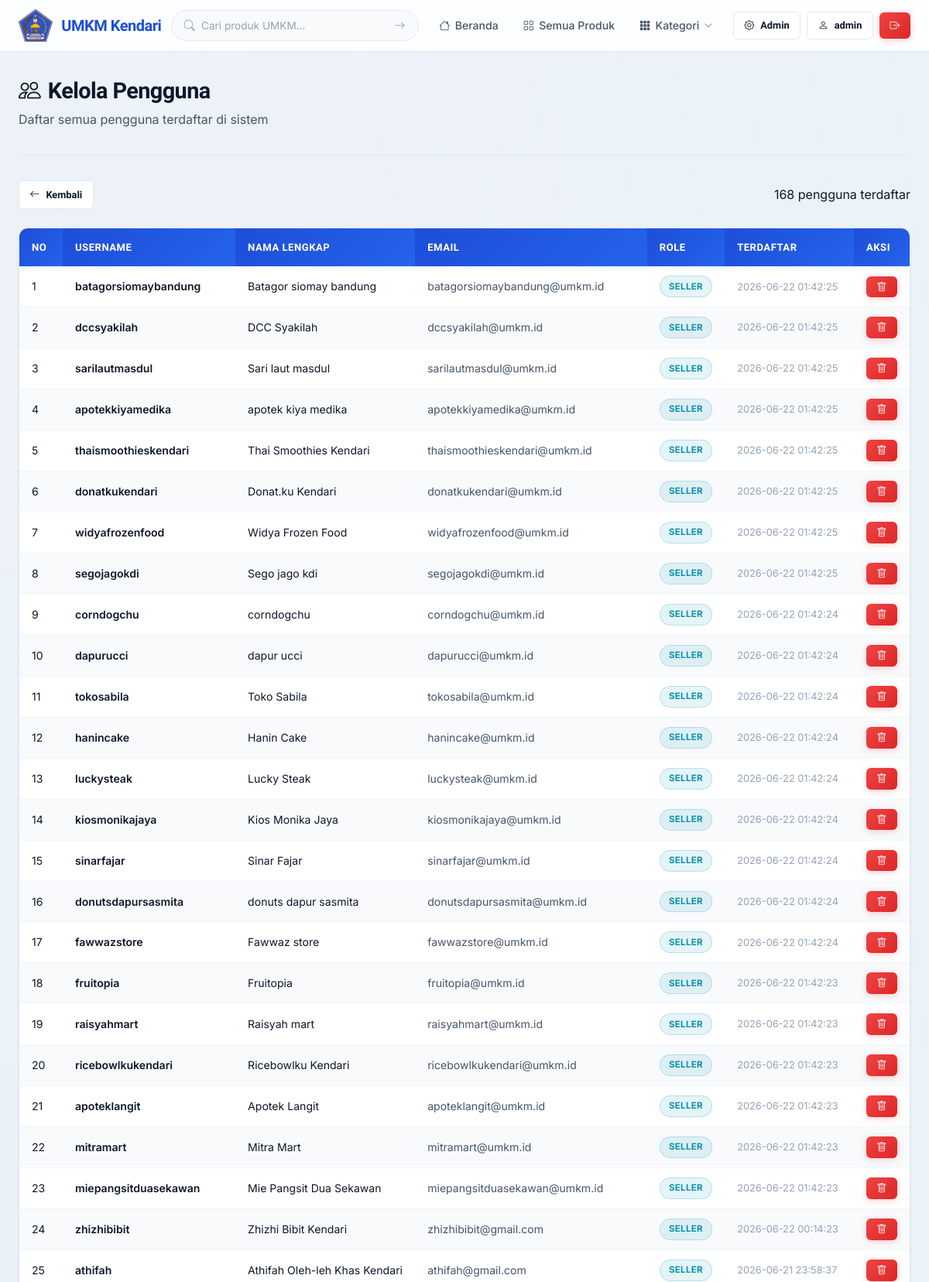
Page /admin/users (signed in, upper part) on the committed database.
### tables this page shows
CREATE TABLE users (
            id INTEGER PRIMARY KEY AUTOINCREMENT,
            username TEXT UNIQUE NOT NULL,
            email TEXT UNIQUE NOT NULL,
            password_hash TEXT NOT NULL,
            role TEXT NOT NULL DEFAULT 'buyer' CHECK(role IN ('admin','seller','buyer')),
            nama_lengkap TEXT NOT NULL,
            alamat TEXT DEFAULT '',
            no_telepon TEXT DEFAULT '',
            created_at TIMESTAMP DEFAULT CURRENT_TIMESTAMP
        );

### routes/admin.py (the view)
@admin_bp.route('/users')
@admin_required
def kelola_users():
    users = User.get_all()
    kategori_list = Kategori.get_all()
    return render_template('admin/users.html', users=users, kategori_list=kategori_list)

### models/database.py (called while the page is built)
def get_db():
    from flask import g
    if 'db' not in g:
        g.db = sqlite3.connect(DATABASE)
        g.db.row_factory = sqlite3.Row
        g.db.execute("PRAGMA foreign_keys = ON")
    return g.db

### models/kategori.py (called while the page is built)
    @staticmethod
    def get_all():
        db = get_db()
        rows = db.execute('SELECT * FROM kategori ORDER BY nama').fetchall()
        return [Kategori(**dict(row)) for row in rows]

### models/user.py (called while the page is built)
    @staticmethod
    def get_by_id(user_id):
        db = get_db()
        row = db.execute('SELECT * FROM users WHERE id = ?', (user_id,)).fetchone()
        if row:
            return User(**dict(row))
        return None

    @staticmethod
    def get_all():
        db = get_db()
        rows = db.execute('SELECT * FROM users ORDER BY created_at DESC').fetchall()
        return [User(**dict(row)) for row in rows]

### routes/admin.py (called while the page is built)
def admin_required(f):
    @wraps(f)
    @login_required
    def decorated_function(*args, **kwargs):
        if current_user.role != 'admin':
            flash('Akses ditolak. Anda bukan admin.', 'danger')
            return redirect(url_for('main.index'))
        return f(*args, **kwargs)
    return decorated_function

### templates/admin/users.html (shortened to what this page needs)
{% extends "base.html" %}
{% block content %}
<div class="container">
    <div class="dashboard-header">
        <h1><i class="bi bi-people"></i> Kelola Pengguna</h1>
        <p>Daftar semua pengguna terdaftar di sistem</p>
    </div>
    <div class="action-bar">
        <a href="{{ url_for('admin.dashboard') }}" class="btn btn-secondary btn-sm">
            <i class="bi bi-arrow-left"></i> Kembali
        </a>
        <span class="rating-count">{{ users|length }} pengguna terdaftar</span>
    </div>
    {% if users %}
    <div class="table-wrapper">
        <table>
            <thead>
                <tr>
                    <th>No</th>
                    <th>Username</th>
                    <th>Nama Lengkap</th>
                    <th>Email</th>
                    <th>Role</th>
                    <th>Terdaftar</th>
                    <th>Aksi</th>
                </tr>
            </thead>
            <tbody>
                {% for user in users %}
                <tr>
                    <td>{{ loop.index }}</td>
                    <td style="font-weight: 600;">{{ user.username }}</td>
                    <td>{{ user.nama_lengkap }}</td>
                    <td style="color: var(--text-secondary);">{{ user.email }}</td>
                    <td>
                        <span class="role-badge {{ user.role }}">{{ user.role|upper }}</span>
                    </td>
                    <td style="color: var(--text-muted); font-size: 0.8rem;">{{ user.created_at }}</td>
                    <td>
                        {% if user.id != current_user.id %}
                        <form method="POST" action="{{ url_for('admin.delete_user', user_id=user.id) }}" class="swal-delete-form" data-name="{{ user.username }}">
                            <button type="button" class="btn btn-danger btn-sm" onclick="swalDelete(this)"><i class="bi bi-trash"></i></button>
                        </form>
                        {% else %}
                        <span class="rating-count">Anda</span>
                        {% endif %}
                    </td>
                </tr>
                {% endfor %}
            </tbody>
        </table>
    </div>
    {% else %}
    <div class="empty-state">
        <i class="bi bi-people"></i>
        <p>Belum ada pengguna terdaftar</p>
    </div>
    {% endif %}
</div>
{% endblock %}

### templates/base.html (shortened to what this page needs)
<!DOCTYPE html>
<html lang="id">
<head>
    <link rel="stylesheet" href="{{ url_for('static', filename='css/style.css') }}">
    <link rel="stylesheet" href="https://cdn.jsdelivr.net/npm/bootstrap-icons@1.11.3/font/bootstrap-icons.min.css">
    <link rel="stylesheet" href="https://cdn.jsdelivr.net/npm/sweetalert2@11/dist/sweetalert2.min.css">
</head>
<body>
    <nav class="navbar" id="mainNav">
        <div class="container">
            <a href="{{ url_for('main.index') }}" class="navbar-brand" style="display: flex; align-items: center; gap: 0.7rem; text-decoration: none;">
                <img src="{{ url_for('static', filename='logo.png') }}" alt="Logo Kota Kendari" style="height: 42px; width: auto; object-fit: contain;">
                <span>UMKM Kendari</span>
            </a>
            <form action="{{ url_for('main.search') }}" method="GET" class="nav-search">
                <i class="bi bi-search"></i>
                <input type="text" name="q" placeholder="Cari produk UMKM..." value="{{ request.args.get('q', '') }}">
                <button type="submit"><i class="bi bi-arrow-right"></i></button>
            </form>
            <ul class="navbar-nav">
                <li><a href="{{ url_for('main.index') }}" class="nav-link {% if request.endpoint == 'main.index' %}active{% endif %}"><i class="bi bi-house"></i> Beranda</a></li>
                <li><a href="{{ url_for('main.list_produk') }}" class="nav-link {% if request.endpoint == 'main.list_produk' and not request.args.get('kategori') %}active{% endif %}"><i class="bi bi-grid"></i> Semua Produk</a></li>
                {% if kategori_list %}
                <li class="nav-dropdown">
                    <button class="nav-link nav-dropdown-toggle" id="kategoriDropdownBtn" aria-expanded="false">
                        <i class="bi bi-grid-3x3-gap-fill"></i> Kategori
                        <i class="bi bi-chevron-down nav-dropdown-chevron"></i>
                    </button>
                </li>
                {% endif %}
            </ul>
            <div class="nav-auth">
                {% if current_user.is_authenticated %}
                    {% if current_user.role == 'admin' %}
                        <a href="{{ url_for('admin.dashboard') }}" class="btn btn-sm btn-secondary"><i class="bi bi-gear"></i> Admin</a>
                    {% elif current_user.role == 'seller' %}
                        <a href="{{ url_for('seller.dashboard') }}" class="btn btn-sm btn-secondary"><i class="bi bi-box"></i> Toko Saya</a>
                    {% endif %}
                    <a href="{{ url_for('main.profil') }}" class="btn btn-sm btn-secondary"><i class="bi bi-person"></i> {{ current_user.username }}</a>
                    <a href="{{ url_for('auth.logout') }}" class="btn btn-sm btn-danger"><i class="bi bi-box-arrow-right"></i></a>
                {% else %}
                    <a href="{{ url_for('auth.login') }}" class="btn btn-sm btn-secondary">Masuk</a>
                    <a href="{{ url_for('auth.register') }}" class="btn btn-sm btn-primary">Daftar</a>
                {% endif %}
            </div>
        </div>
    </nav>
    <main>
        {% block content %}{% endblock %}
    </main>
</body>
</html>

### rows in the picture
users: username "admin"
users: username "batagorsiomaybandung", nama_lengkap "Batagor siomay bandung", email "batagorsiomaybandung@umkm.id", role "SELLER", created_at "2026-06-22 01:42:25"
users: username "dccsyakilah", nama_lengkap "DCC Syakilah", email "dccsyakilah@umkm.id", role "SELLER", created_at "2026-06-22 01:42:25"
users: username "sarilautmasdul", nama_lengkap "Sari laut masdul", email "sarilautmasdul@umkm.id", role "SELLER", created_at "2026-06-22 01:42:25"
users: username "apotekkiyamedika", nama_lengkap "apotek kiya medika", email "apotekkiyamedika@umkm.id", role "SELLER", created_at "2026-06-22 01:42:25"
users: username "thaismoothieskendari", nama_lengkap "Thai Smoothies Kendari", email "thaismoothieskendari@umkm.id", role "SELLER", created_at "2026-06-22 01:42:25"
users: username "donatkukendari", nama_lengkap "Donat.ku Kendari", email "donatkukendari@umkm.id", role "SELLER", created_at "2026-06-22 01:42:25"
users: username "widyafrozenfood", nama_lengkap "Widya Frozen Food", email "widyafrozenfood@umkm.id", role "SELLER", created_at "2026-06-22 01:42:25"
users: username "segojagokdi", nama_lengkap "Sego jago kdi", email "segojagokdi@umkm.id", role "SELLER", created_at "2026-06-22 01:42:25"
users: username "corndogchu", nama_lengkap "corndogchu", email "corndogchu@umkm.id", role "SELLER", created_at "2026-06-22 01:42:24"
users: username "dapurucci", nama_lengkap "dapur ucci", email "dapurucci@umkm.id", role "SELLER", created_at "2026-06-22 01:42:24"
users: username "tokosabila", nama_lengkap "Toko Sabila", email "tokosabila@umkm.id", role "SELLER", created_at "2026-06-22 01:42:24"
users: username "hanincake", nama_lengkap "Hanin Cake", email "hanincake@umkm.id", role "SELLER", created_at "2026-06-22 01:42:24"
users: username "luckysteak", nama_lengkap "Lucky Steak", email "luckysteak@umkm.id", role "SELLER", created_at "2026-06-22 01:42:24"
users: username "kiosmonikajaya", nama_lengkap "Kios Monika Jaya", email "kiosmonikajaya@umkm.id", role "SELLER", created_at "2026-06-22 01:42:24"
users: username "sinarfajar", nama_lengkap "Sinar Fajar", email "sinarfajar@umkm.id", role "SELLER", created_at "2026-06-22 01:42:24"
users: username "donutsdapursasmita", nama_lengkap "donuts dapur sasmita", email "donutsdapursasmita@umkm.id", role "SELLER", created_at "2026-06-22 01:42:24"
users: username "fawwazstore", nama_lengkap "Fawwaz store", email "fawwazstore@umkm.id", role "SELLER", created_at "2026-06-22 01:42:24"
users: username "fruitopia", nama_lengkap "Fruitopia", email "fruitopia@umkm.id", role "SELLER", created_at "2026-06-22 01:42:23"
users: username "raisyahmart", nama_lengkap "Raisyah mart", email "raisyahmart@umkm.id", role "SELLER", created_at "2026-06-22 01:42:23"
users: username "ricebowlkukendari", nama_lengkap "Ricebowlku Kendari", email "ricebowlkukendari@umkm.id", role "SELLER", created_at "2026-06-22 01:42:23"
users: username "apoteklangit", nama_lengkap "Apotek Langit", email "apoteklangit@umkm.id", role "SELLER", created_at "2026-06-22 01:42:23"
users: username "mitramart", nama_lengkap "Mitra Mart", email "mitramart@umkm.id", role "SELLER", created_at "2026-06-22 01:42:23"
users: username "miepangsitduasekawan", nama_lengkap "Mie Pangsit Dua Sekawan", email "miepangsitduasekawan@umkm.id", role "SELLER", created_at "2026-06-22 01:42:23"
users: username "zhizhibibit", nama_lengkap "Zhizhi Bibit Kendari", email "zhizhibibit@gmail.com", role "SELLER", created_at "2026-06-22 00:14:23"
users: username "athifah", nama_lengkap "Athifah Oleh-leh Khas Kendari", email "athifah@gmail.com", role "SELLER", created_at "2026-06-21 23:58:37"

### other values in the picture
{{ users|length }} "168"
